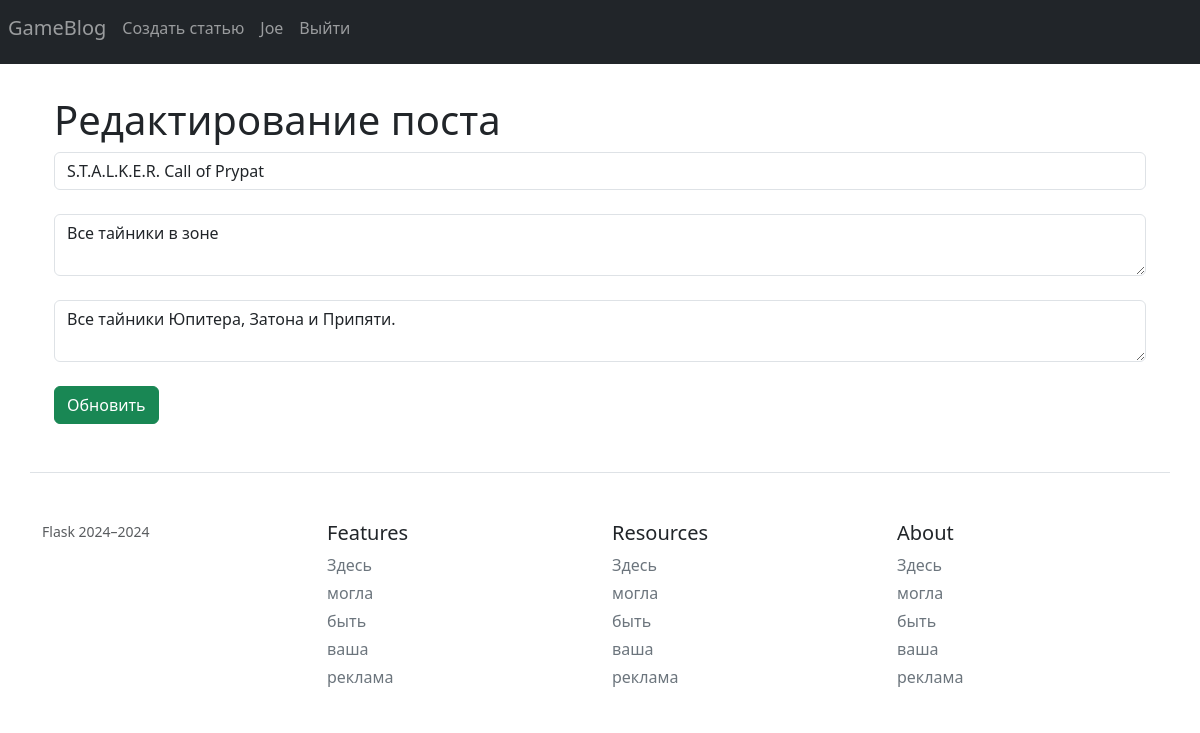
Page /3/update (signed in) on the committed database.
### app.py (models this page shows, shortened)
class Users(db.Model, UserMixin):
    id = db.Column(db.Integer, primary_key=True)
    username = db.Column(db.String(127), unique=True)
    password = db.Column(db.String(255))
    email = db.Column(db.String(20))
    date = db.Column(db.DateTime, default=datetime.now)

class Posts(db.Model):
    id = db.Column(db.Integer, primary_key=True)
    title = db.Column(db.String(100))
    intro = db.Column(db.String(200))
    text = db.Column(db.Text)
    date = db.Column(db.DateTime, default=datetime.now)
    user_id = db.Column(db.Integer())

### app.py (the view)
@app.route('/<int:id>/update', methods=['POST', 'GET'])
def update_post(id):
    cur_user = current_user
    if not cur_user.is_anonymous:
        post = Posts.query.get(id)
        author = Users.query.get(post.user_id)
        if author.username == cur_user.username:
            if request.method == 'POST':
                post.title = request.form['title']
                post.intro = request.form['intro']
                post.text = request.form['text']
                try:
                    db.session.commit()
                    return redirect('/')
                except:
                    error = 'При редактировании статьи произошла ошибка. Попробуйте позже.'
                    return render_template("error.html", error = error, user=cur_user)
            else:
                return render_template("update_post.html", post=post, user=cur_user)
    return redirect('/login')

### app.py (called while the page is built)
@manager.user_loader
def load_user(user_id):
    return Users.query.get(user_id)

### templates/update_post.html (shortened to what this page needs)
{% extends "base.html" %}
{% block body %}
    <div class="container mt-5">
      <h1>Редактирование поста</h1>
      <form method="post">
        <input type="text" name="title" id="title" class="form-control" value="{{ post.title }}" placeholder="Введите тему"><br>
        <textarea name="intro" id="intro" class="form-control" placeholder="Введите о чем статья">{{ post.intro }}</textarea><br>
        <textarea name="text" id="text" class="form-control" placeholder="Введите основной текст">{{ post.text }}</textarea><br>
        <input type="submit" class="btn btn-success" value="Обновить"><br>
      </form>
    </div>
{% endblock %}

### templates/base.html (shortened to what this page needs)
<!DOCTYPE html>
<html lang="en">
<head>
    <link rel="stylesheet" href="https://cdn.jsdelivr.net/npm/bootstrap@5.3.3/dist/css/bootstrap.min.css">
</head>
<body>
    <header data-bs-theme="dark">
  <nav class="navbar navbar-expand-md navbar-dark fixed-top bg-dark">
        <ul class="navbar-nav me-auto mb-2 mb-md-0">
          <li class="nav-item">
            {% if request.path == "/" %}
              <a class="nav-link active" aria-current="page" href="/"><h5>GameBlog</h5></a>
            {% else %}
              <a class="nav-link" aria-current="page" href="/"><h5>GameBlog</h5></a>
            {% endif %}
          </li>
          <li class="nav-item">
            {% if request.path == "/create-post" %}
              <a class="nav-link active" aria-current="page" href="#">Создать статью</a>
            {% else %}
              {% if user.is_anonymous %}
                <a class="nav-link" aria-current="page" href="/login">Создать статью</a>
              {% else %}
                <a class="nav-link" aria-current="page" href="/create-post">Создать статью</a>
              {% endif %}
            {% endif %}
          </li>
          {% if user.is_anonymous %}
            <li class="nav-item">
              {% if request.path == "/login" %}
                <a class="nav-link active" href="#">Войти</a>
              {% else %}
                <a class="nav-link" href="/login">Войти</a>
              {% endif %}
            </li>
            <li class="nav-item">
              {% if request.path == "/registration" %}
                <a class="nav-link active" href="#">Регистрация</a>
              {% else %}
                <a class="nav-link" href="/registration">Регистрация</a>
              {% endif %}
            </li>
          {% else %}
            <li class="nav-item">
              {% if request.path == "/profile" %}
                <a class="nav-link active" href="#">{{ user.username }}</a>
              {% else %}
                <a class="nav-link" href="/profile">{{ user.username }}</a>
              {% endif %}
            </li>
            <li class="nav-item">
                <a class="nav-link" href="/logout">Выйти</a>
            </li>
          {% endif %}
        </ul>
  </nav>
</header>
    <h1>Главная страница</h1>
    <div class="container">
        {% block body %}{% endblock %}
    </div>
    <footer class="container pt-4 my-md-5 pt-md-5 border-top">
    <div class="row">
      <div class="col-12 col-md">
        <small class="d-block mb-3 text-body-secondary">Flask 2024–2024</small>
      </div>
      <div class="col-6 col-md">
        <h5>Features</h5>
        <ul class="list-unstyled text-small">
          <li class="mb-1"><a class="link-secondary text-decoration-none" href="#">Здесь</a></li>
          <li class="mb-1"><a class="link-secondary text-decoration-none" href="#">могла</a></li>
          <li class="mb-1"><a class="link-secondary text-decoration-none" href="#">быть</a></li>
          <li class="mb-1"><a class="link-secondary text-decoration-none" href="#">ваша</a></li>
          <li class="mb-1"><a class="link-secondary text-decoration-none" href="#">реклама</a></li>
        </ul>
      </div>
      <div class="col-6 col-md">
        <h5>Resources</h5>
        <ul class="list-unstyled text-small">
          <li class="mb-1"><a class="link-secondary text-decoration-none" href="#">Здесь</a></li>
          <li class="mb-1"><a class="link-secondary text-decoration-none" href="#">могла</a></li>
          <li class="mb-1"><a class="link-secondary text-decoration-none" href="#">быть</a></li>
          <li class="mb-1"><a class="link-secondary text-decoration-none" href="#">ваша</a></li>
          <li class="mb-1"><a class="link-secondary text-decoration-none" href="#">реклама</a></li>
        </ul>
      </div>
      <div class="col-6 col-md">
        <h5>About</h5>
        <ul class="list-unstyled text-small">
          <li class="mb-1"><a class="link-secondary text-decoration-none" href="#">Здесь</a></li>
          <li class="mb-1"><a class="link-secondary text-decoration-none" href="#">могла</a></li>
          <li class="mb-1"><a class="link-secondary text-decoration-none" href="#">быть</a></li>
          <li class="mb-1"><a class="link-secondary text-decoration-none" href="#">ваша</a></li>
          <li class="mb-1"><a class="link-secondary text-decoration-none" href="#">реклама</a></li>
        </ul>
      </div>
    </div>
  </footer>
</body>
</html>

### rows in the picture
Users: username "Joe"
Posts: title "S.T.A.L.K.E.R. Call of Prypat", intro "Все тайники в зоне", text "Все тайники Юпитера, Затона и Припяти."
